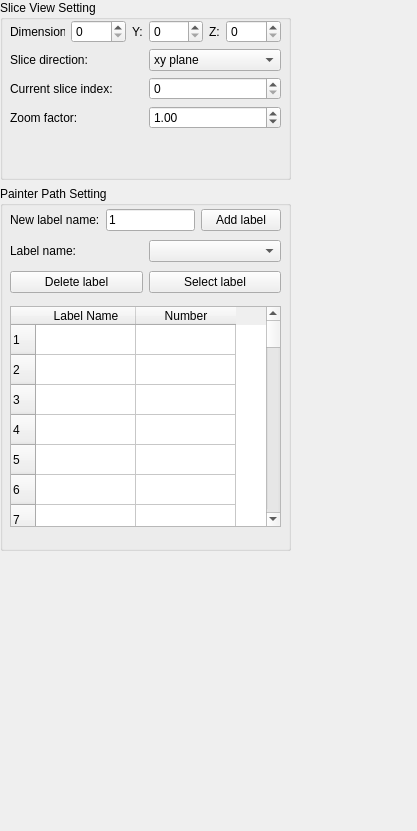
<?xml version="1.0" encoding="UTF-8"?>
<ui version="4.0">
 <class>Form</class>
 <widget class="QWidget" name="Form">
  <property name="geometry">
   <rect>
    <x>0</x>
    <y>0</y>
    <width>417</width>
    <height>831</height>
   </rect>
  </property>
  <property name="sizePolicy">
   <sizepolicy hsizetype="Preferred" vsizetype="Expanding">
    <horstretch>0</horstretch>
    <verstretch>0</verstretch>
   </sizepolicy>
  </property>
  <property name="minimumSize">
   <size>
    <width>291</width>
    <height>0</height>
   </size>
  </property>
  <property name="maximumSize">
   <size>
    <width>2910</width>
    <height>16777215</height>
   </size>
  </property>
  <property name="windowTitle">
   <string>Form</string>
  </property>
  <widget class="QWidget" name="verticalLayoutWidget">
   <property name="geometry">
    <rect>
     <x>0</x>
     <y>0</y>
     <width>291</width>
     <height>711</height>
    </rect>
   </property>
   <layout class="QVBoxLayout" name="verticalLayout">
    <item>
     <layout class="QHBoxLayout" name="horizontalLayout">
      <item>
       <widget class="QGroupBox" name="groupBox">
        <property name="minimumSize">
         <size>
          <width>0</width>
          <height>180</height>
         </size>
        </property>
        <property name="title">
         <string>Slice View Setting</string>
        </property>
        <widget class="QWidget" name="verticalLayoutWidget_2">
         <property name="geometry">
          <rect>
           <x>10</x>
           <y>20</y>
           <width>271</width>
           <height>111</height>
          </rect>
         </property>
         <layout class="QVBoxLayout" name="verticalLayout_2">
          <item>
           <layout class="QHBoxLayout" name="horizontalLayout_7">
            <item>
             <widget class="QLabel" name="label_3">
              <property name="text">
               <string>Dimension: X</string>
              </property>
             </widget>
            </item>
            <item>
             <widget class="QSpinBox" name="spinBox_XDim">
              <property name="maximum">
               <number>65536</number>
              </property>
             </widget>
            </item>
            <item>
             <widget class="QLabel" name="label_4">
              <property name="text">
               <string>Y:</string>
              </property>
             </widget>
            </item>
            <item>
             <widget class="QSpinBox" name="spinBox_YDim">
              <property name="maximum">
               <number>65536</number>
              </property>
             </widget>
            </item>
            <item>
             <widget class="QLabel" name="label_5">
              <property name="text">
               <string>Z:</string>
              </property>
             </widget>
            </item>
            <item>
             <widget class="QSpinBox" name="spinBox_ZDim">
              <property name="maximum">
               <number>65536</number>
              </property>
             </widget>
            </item>
           </layout>
          </item>
          <item>
           <layout class="QHBoxLayout" name="horizontalLayout_3">
            <item>
             <widget class="QLabel" name="label_2">
              <property name="text">
               <string>Slice direction:</string>
              </property>
             </widget>
            </item>
            <item>
             <widget class="QComboBox" name="comboBox_Slice_Direction">
              <item>
               <property name="text">
                <string>xy plane</string>
               </property>
              </item>
              <item>
               <property name="text">
                <string>yz plane</string>
               </property>
              </item>
              <item>
               <property name="text">
                <string>xz plane</string>
               </property>
              </item>
             </widget>
            </item>
           </layout>
          </item>
          <item>
           <layout class="QHBoxLayout" name="horizontalLayout_6">
            <item>
             <widget class="QLabel" name="label_6">
              <property name="text">
               <string>Current slice index:</string>
              </property>
             </widget>
            </item>
            <item>
             <widget class="QSpinBox" name="spinBox_Slice_index"/>
            </item>
           </layout>
          </item>
          <item>
           <layout class="QHBoxLayout" name="horizontalLayout_5">
            <item>
             <widget class="QLabel" name="label_7">
              <property name="text">
               <string>Zoom factor:</string>
              </property>
             </widget>
            </item>
            <item>
             <widget class="QDoubleSpinBox" name="doubleSpinBox_Zoom_Factor">
              <property name="value">
               <double>1.000000000000000</double>
              </property>
             </widget>
            </item>
           </layout>
          </item>
         </layout>
        </widget>
       </widget>
      </item>
     </layout>
    </item>
    <item>
     <layout class="QHBoxLayout" name="horizontalLayout_2">
      <item>
       <widget class="QGroupBox" name="groupBox_2">
        <property name="minimumSize">
         <size>
          <width>0</width>
          <height>365</height>
         </size>
        </property>
        <property name="title">
         <string>Painter Path Setting</string>
        </property>
        <widget class="QWidget" name="verticalLayoutWidget_3">
         <property name="geometry">
          <rect>
           <x>10</x>
           <y>20</y>
           <width>271</width>
           <height>91</height>
          </rect>
         </property>
         <layout class="QVBoxLayout" name="verticalLayout_3">
          <item>
           <layout class="QHBoxLayout" name="horizontalLayout_10">
            <item>
             <widget class="QLabel" name="label">
              <property name="text">
               <string>New label name:</string>
              </property>
             </widget>
            </item>
            <item>
             <widget class="QLineEdit" name="line_edit_new_label_name">
              <property name="inputMask">
               <string/>
              </property>
              <property name="text">
               <string>1</string>
              </property>
             </widget>
            </item>
            <item>
             <widget class="QPushButton" name="pushButton_add_label">
              <property name="text">
               <string>Add label</string>
              </property>
             </widget>
            </item>
           </layout>
          </item>
          <item>
           <layout class="QHBoxLayout" name="horizontalLayout_13">
            <item>
             <widget class="QLabel" name="label_8">
              <property name="text">
               <string>Label name:</string>
              </property>
             </widget>
            </item>
            <item>
             <widget class="QComboBox" name="comboBox_label_name_list"/>
            </item>
           </layout>
          </item>
          <item>
           <layout class="QHBoxLayout" name="horizontalLayout_12">
            <item>
             <widget class="QPushButton" name="pushButton_delete_label">
              <property name="text">
               <string>Delete label</string>
              </property>
             </widget>
            </item>
            <item>
             <widget class="QPushButton" name="pushButton_select_label">
              <property name="text">
               <string>Select label</string>
              </property>
             </widget>
            </item>
           </layout>
          </item>
         </layout>
        </widget>
        <widget class="QWidget" name="verticalLayoutWidget_4">
         <property name="geometry">
          <rect>
           <x>10</x>
           <y>120</y>
           <width>271</width>
           <height>221</height>
          </rect>
         </property>
         <layout class="QVBoxLayout" name="verticalLayout_4">
          <item>
           <widget class="QTableWidget" name="tableWidget">
            <property name="rowCount">
             <number>100</number>
            </property>
            <row/>
            <row/>
            <row/>
            <row/>
            <row/>
            <row/>
            <row/>
            <row/>
            <row/>
            <row/>
            <row/>
            <row/>
            <row/>
            <row/>
            <row/>
            <row/>
            <row/>
            <row/>
            <row/>
            <row/>
            <row/>
            <row/>
            <row/>
            <row/>
            <row/>
            <row/>
            <row/>
            <row/>
            <row/>
            <row/>
            <row/>
            <row/>
            <row/>
            <row/>
            <row/>
            <row/>
            <row/>
            <row/>
            <row/>
            <row/>
            <row/>
            <row/>
            <row/>
            <row/>
            <row/>
            <row/>
            <row/>
            <row/>
            <row/>
            <row/>
            <row/>
            <row/>
            <row/>
            <row/>
            <row/>
            <row/>
            <row/>
            <row/>
            <row/>
            <row/>
            <row/>
            <row/>
            <row/>
            <row/>
            <row/>
            <row/>
            <row/>
            <row/>
            <row/>
            <row/>
            <row/>
            <row/>
            <row/>
            <row/>
            <row/>
            <row/>
            <row/>
            <row/>
            <row/>
            <row/>
            <row/>
            <row/>
            <row/>
            <row/>
            <row/>
            <row/>
            <row/>
            <row/>
            <row/>
            <row/>
            <row/>
            <row/>
            <row/>
            <row/>
            <row/>
            <row/>
            <row/>
            <row/>
            <row/>
            <row/>
            <column>
             <property name="text">
              <string>Label Name</string>
             </property>
            </column>
            <column>
             <property name="text">
              <string>Number</string>
             </property>
            </column>
           </widget>
          </item>
         </layout>
        </widget>
       </widget>
      </item>
     </layout>
    </item>
    <item>
     <spacer name="verticalSpacer">
      <property name="orientation">
       <enum>Qt::Vertical</enum>
      </property>
      <property name="sizeHint" stdset="0">
       <size>
        <width>20</width>
        <height>40</height>
       </size>
      </property>
     </spacer>
    </item>
   </layout>
  </widget>
 </widget>
 <resources/>
 <connections/>
</ui>
